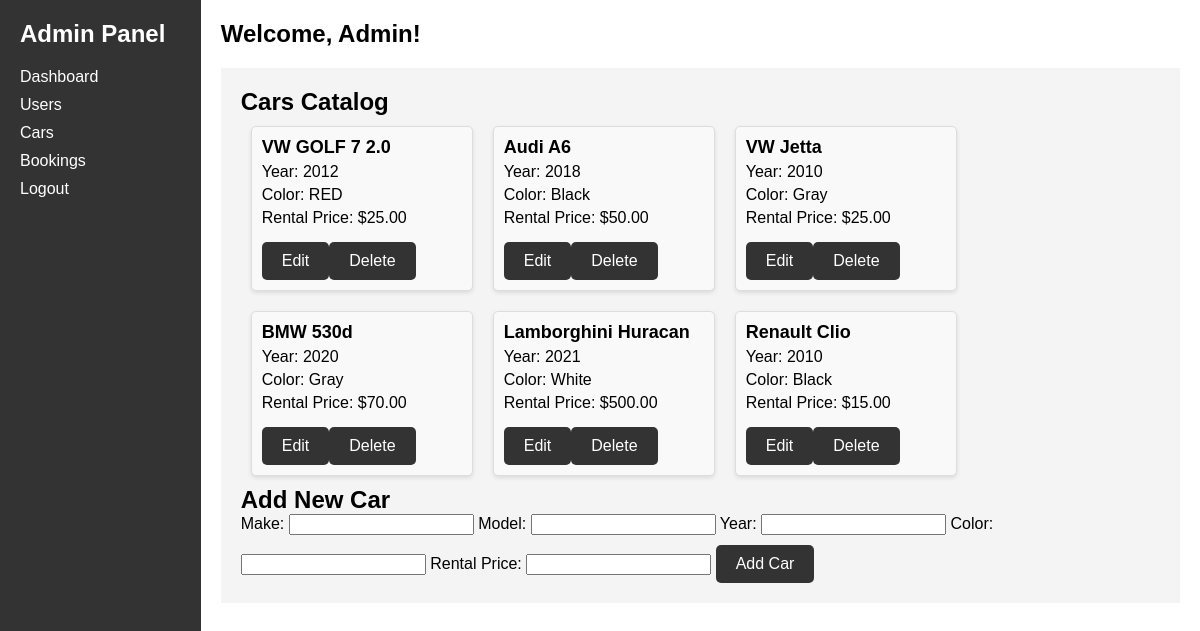
The page /admin/cars.php (signed in) on the database its author committed.
### tables this page shows
CREATE TABLE `cars` (
  `id` int(11) NOT NULL,
  `make` varchar(255) DEFAULT NULL,
  `model` varchar(255) DEFAULT NULL,
  `rental_price` decimal(10,2) DEFAULT NULL,
  `image` varchar(255) DEFAULT NULL,
  `year` int(11) DEFAULT NULL,
  `color` varchar(255) DEFAULT NULL
);

### admin/cars.php (the view, shortened to what this page needs)
<!DOCTYPE html>
<html lang="en">
<head>
    <link rel="stylesheet" type="text/css" href="admin-layout.css">
    <link rel="stylesheet" type="text/css" href="styles.css">
</head>
<body>
    <div class="admin-panel">
        <div class="sidebar">
            <h1>Admin Panel</h1>
            <ul>
                <li><a href="dashboard.php">Dashboard</a></li>
                <li><a href="users.php">Users</a></li>
                <li><a href="cars.php">Cars</a></li>
                <li><a href="bookings.php">Bookings</a></li>
                <li><a href="logout.php">Logout</a></li>
            </ul>
        </div>
        <div class="content">
            <header>
                <h2>Welcome, Admin!</h2>
            </header>
            <div class="main">
                <h2>Cars Catalog</h2>
                <div class="product-container">
                    <?php
                    include "../connect.php";
                    $sql = "SELECT * FROM cars";
                    $result = mysqli_query($conn, $sql);
                    if (mysqli_num_rows($result) > 0) {
                        while ($row = mysqli_fetch_assoc($result)) {
                            echo '<div class="product-card">';
                            echo '<h3>' . $row['make'] . ' ' . $row['model'] . '</h3>';
                            echo '<p>Year: ' . $row['year'] . '</p>';
                            echo '<p>Color: ' . $row['color'] . '</p>';
                            echo '<p>Rental Price: $' . $row['rental_price'] . '</p>';
                            echo '<a href="edit_car.php?car_id=' . $row['id'] . '" class="edit-button">Edit</a>';
                            echo '<a href="delete_car.php?car_id=' . $row['id'] . '" class="delete-button">Delete</a>';
                            echo '</div>';
                        }
                    } else {
                        echo '<p>No cars found.</p>';
                    }
                    ?>
                </div>
                <h2>Add New Car</h2>
                <form action="add_car.php" method="POST">
                    <label for="make">Make:</label>
                    <input type="text" id="make" name="make" required>
                    <label for="model">Model:</label>
                    <input type="text" id="model" name="model" required>
                    <label for="year">Year:</label>
                    <input type="text" id="year" name="year" required>
                    <label for="color">Color:</label>
                    <input type="text" id="color" name="color" required>
                    <label for="rental_price">Rental Price:</label>
                    <input type="number" id="rental_price" name="rental_price" required>
                    <button type="submit">Add Car</button>
                </form>
            </div>
        </div>
    </div>
</body>
</html>

### admin/admin-layout.css (style rules this page uses)
body { margin: 0; padding: 0; font-family: Arial, sans-serif; }
.admin-panel { display: flex; min-height: 100vh; }
.sidebar { background-color: #333; color: #fff; width: 250px; padding: 20px; }
.sidebar h1 { margin-top: 0; margin-bottom: 20px; font-size: 24px; }
.sidebar ul { list-style: none; padding: 0; margin: 0; }
.sidebar li { margin-bottom: 10px; }
.sidebar a { text-decoration: none; color: #fff; }
.content { flex-grow: 1; padding: 20px; }
.content header { margin-bottom: 20px; }
.content h2 { margin: 0; }
.main { background-color: #f4f4f4; padding: 20px; }
.product-card { background-color: #f9f9f9; border: 1px solid #ddd; border-radius: 5px; padding: 10px; margin: 10px; width: 200px; box-shadow: 0 2px 4px rgba(0, 0, 0, 0.1); }
.product-card h3 { font-size: 18px; margin: 0; }
.product-card p { margin: 5px 0; }
button, .add-button, .edit-button, .delete-button { background-color: #333; color: #fff; border: none; cursor: pointer; padding: 10px 20px; font-size: 16px; text-decoration: none; display: inline-block; margin-top: 10px; border-radius: 5px; }
.edit-button, .delete-button { background-color: #333; color: #fff; border: none; cursor: pointer; padding: 10px 20px; font-size: 16px; text-decoration: none; display: inline-block; margin-top: 10px; border-radius: 5px; }

### admin/styles.css (style rules this page uses)
body { margin: 0; padding: 0; font-family: Arial, sans-serif; }
.sidebar { background-color: #333; color: #fff; width: 250px; height: 100vh; padding: 20px; }
.sidebar h1 { margin-top: 0; margin-bottom: 20px; font-size: 24px; }
.sidebar ul { list-style: none; padding: 0; margin: 0; }
.sidebar li { margin-bottom: 10px; }
.sidebar a { text-decoration: none; color: #fff; }
.content { padding: 20px; }
.content header { margin-bottom: 20px; }
.content h2 { margin: 0; }
.main { background-color: #f4f4f4; padding: 20px; }
.product-container { display: flex; flex-wrap: wrap; }
.product-card { background-color: #f9f9f9; border: 1px solid #ddd; border-radius: 5px; padding: 10px; margin: 10px; width: 200px; }
.product-card h3 { font-size: 18px; margin: 0; }
.product-card p { margin: 5px 0; }

### rows shown on the page
cars: make "VW", model "GOLF 7 2.0", year "2012", color "RED", rental_price "25.00"
cars: make "Audi", model "A6", year "2018", color "Black", rental_price "50.00"
cars: make "VW", model "Jetta", year "2010", color "Gray", rental_price "25.00"
cars: make "BMW", model "530d", year "2020", color "Gray", rental_price "70.00"
cars: make "Lamborghini", model "Huracan", year "2021", color "White", rental_price "500.00"
cars: make "Renault", model "Clio", year "2010", color "Black", rental_price "15.00"
